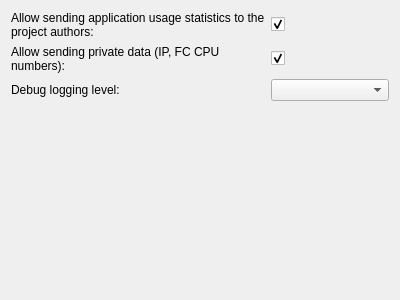
<?xml version="1.0" encoding="UTF-8"?>
<ui version="4.0">
 <class>UsageStatsOptionPage</class>
 <widget class="QWidget" name="UsageStatsOptionPage">
  <property name="geometry">
   <rect>
    <x>0</x>
    <y>0</y>
    <width>400</width>
    <height>300</height>
   </rect>
  </property>
  <property name="windowTitle">
   <string>Form</string>
  </property>
  <layout class="QGridLayout" name="gridLayout">
   <item row="1" column="0">
    <widget class="QLabel" name="label_AllowPrivate">
     <property name="text">
      <string>Allow sending private data (IP, FC CPU numbers):</string>
     </property>
     <property name="wordWrap">
      <bool>true</bool>
     </property>
    </widget>
   </item>
   <item row="0" column="1">
    <widget class="QCheckBox" name="cb_AllowSending">
     <property name="sizePolicy">
      <sizepolicy hsizetype="Preferred" vsizetype="Fixed">
       <horstretch>0</horstretch>
       <verstretch>0</verstretch>
      </sizepolicy>
     </property>
     <property name="text">
      <string/>
     </property>
     <property name="checked">
      <bool>true</bool>
     </property>
    </widget>
   </item>
   <item row="0" column="0">
    <widget class="QLabel" name="label_AllowSending">
     <property name="text">
      <string>Allow sending application usage statistics to the project authors:</string>
     </property>
     <property name="wordWrap">
      <bool>true</bool>
     </property>
    </widget>
   </item>
   <item row="4" column="0">
    <widget class="QLabel" name="label_UUID">
     <property name="text">
      <string>&lt;UUID&gt;</string>
     </property>
    </widget>
   </item>
   <item row="1" column="1">
    <widget class="QCheckBox" name="cb_AllowPrivate">
     <property name="sizePolicy">
      <sizepolicy hsizetype="Preferred" vsizetype="Fixed">
       <horstretch>0</horstretch>
       <verstretch>0</verstretch>
      </sizepolicy>
     </property>
     <property name="layoutDirection">
      <enum>Qt::LeftToRight</enum>
     </property>
     <property name="text">
      <string/>
     </property>
     <property name="checked">
      <bool>true</bool>
     </property>
    </widget>
   </item>
   <item row="2" column="0">
    <widget class="QLabel" name="lblDebugLogLevel">
     <property name="text">
      <string>Debug logging level:</string>
     </property>
    </widget>
   </item>
   <item row="3" column="0">
    <spacer name="verticalSpacer">
     <property name="orientation">
      <enum>Qt::Vertical</enum>
     </property>
     <property name="sizeHint" stdset="0">
      <size>
       <width>20</width>
       <height>40</height>
      </size>
     </property>
    </spacer>
   </item>
   <item row="2" column="1">
    <widget class="QComboBox" name="cbDebugLogLevel"/>
   </item>
  </layout>
 </widget>
 <resources/>
 <connections>
  <connection>
   <sender>cb_AllowSending</sender>
   <signal>toggled(bool)</signal>
   <receiver>label_AllowPrivate</receiver>
   <slot>setEnabled(bool)</slot>
   <hints>
    <hint type="sourcelabel">
     <x>301</x>
     <y>95</y>
    </hint>
    <hint type="destinationlabel">
     <x>107</x>
     <y>204</y>
    </hint>
   </hints>
  </connection>
  <connection>
   <sender>cb_AllowSending</sender>
   <signal>toggled(bool)</signal>
   <receiver>cb_AllowPrivate</receiver>
   <slot>setEnabled(bool)</slot>
   <hints>
    <hint type="sourcelabel">
     <x>301</x>
     <y>95</y>
    </hint>
    <hint type="destinationlabel">
     <x>301</x>
     <y>204</y>
    </hint>
   </hints>
  </connection>
 </connections>
</ui>
